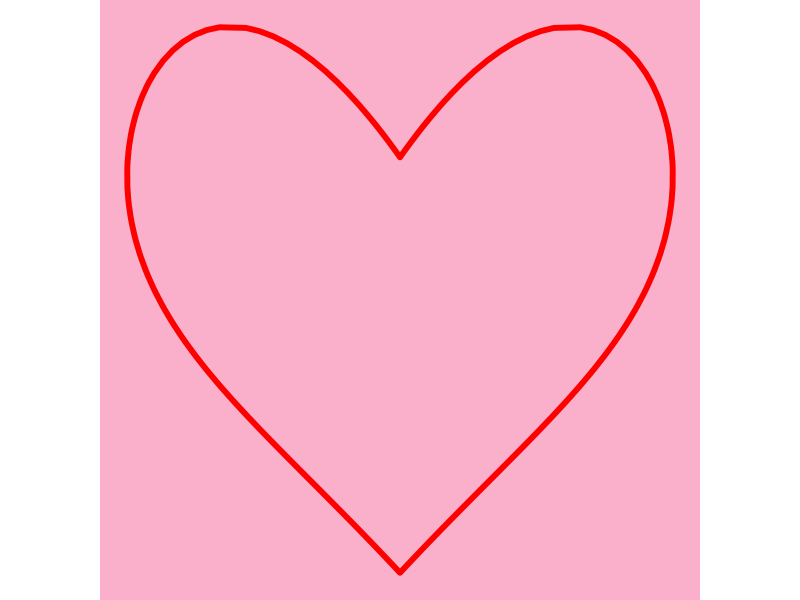

This chart was generated by the following R code: (Note: this script raises an error after producing the figure.)

# paquetes ----------------------------------------------------------------

library(tidyverse)
library(gganimate)

# datos -------------------------------------------------------------------

# vector de valores con los que se calcula X & Y
t2 <- seq(-5, 5, .05)

# eje horizontal
x2 <- 16*(sin(t2)^2)

# eje vertical
y2 <- 13*cos(t2) - 5*cos(2*t2) -2*cos(3*t2) - cos(4*t2)

# unión de los vectores de ambos ejes 
cora <- bind_cols(eje_h = x2, eje_v = y2)

# valores límites p/definir el recorrido de avance de la animación
cora %>% 
  filter(eje_h == max(eje_h)) %>% pull(eje_h ) #  15.99754  3.764323

cora %>% 
  filter(eje_h == 0) %>% pull()#  0  5

cora %>% 
  filter(eje_v == max(eje_v)) %>%  .$eje_v #  9.817617  11.92184

# tramos de los vectores 
cora1 <- cora %>% 
  filter(eje_h >= 0 & eje_h <= 9.817617) %>% 
  filter(eje_v >= 5 & eje_v <= 11.92184) %>% 
  arrange(eje_h)

cora2 <- cora %>% 
  filter(eje_h >= 9.817617 & eje_h <= 15.99754) %>% 
  filter(eje_v >= 3.764323 & eje_v <= 11.92184) %>% 
  arrange(eje_h)

cora3 <- cora %>% 
  filter(eje_h >= 0 & eje_h <= 15.99754) %>% 
  filter(eje_v >= -16.999961 & eje_v <= 3.764323) %>% 
  arrange(desc(eje_h))

cora4 <- cora %>% 
  mutate(eje_h = -eje_h) %>% 
  filter(eje_h <= 0 & eje_h >= -15.99754) %>% 
  filter(eje_v >= -16.999961 & eje_v <= 3.764323) %>% 
  arrange(desc(eje_h))

cora5 <- cora %>% 
  mutate(eje_h = -eje_h) %>% 
  filter(eje_h <= -9.817617 & eje_h >= -15.99754) %>% 
  filter(eje_v >= 3.764323 & eje_v <= 11.92184) %>% 
  arrange(eje_h)

cora6 <- cora %>% 
  mutate(eje_h = -eje_h) %>% 
  filter(eje_h <= 0 & eje_h >= -9.817617) %>% 
  filter(eje_v >= 5 & eje_v <= 11.92184) %>% 
  arrange(eje_h)

# combino todos los tramos y agrego un contador p/la animación
cora_plot <- bind_rows(cora1, cora2, cora3, cora4, cora5, cora6) %>% 
  mutate(contador = seq(1, length(.$eje_h)))

# figura ------------------------------------------------------------------

p <- ggplot() +
  geom_path(data = cora_plot, aes(eje_h, eje_v), color = "red", linewidth = 2,
            lineend = "round") +
  theme_void() +
  theme(
    aspect.ratio = 1,
    plot.background = element_rect(fill = "#faafca", color = "#faafca"))

# animación
anim <- p +
  transition_manual(frames = contador, cumulative = TRUE)

# .mp4
animate(
  anim,
  width = 2000, height = 2000, res = 300, 
  fps = 70,
  nframes = nrow(cora_plot),
  renderer = av_renderer("corazon_gif/viz.mp4"))

# .gif
animate(
  anim,
  width = 2000, height = 2000, res = 300, 
  fps = 70,
  nframes = nrow(cora_plot))

anim_save("corazon_gif/viz.gif")
